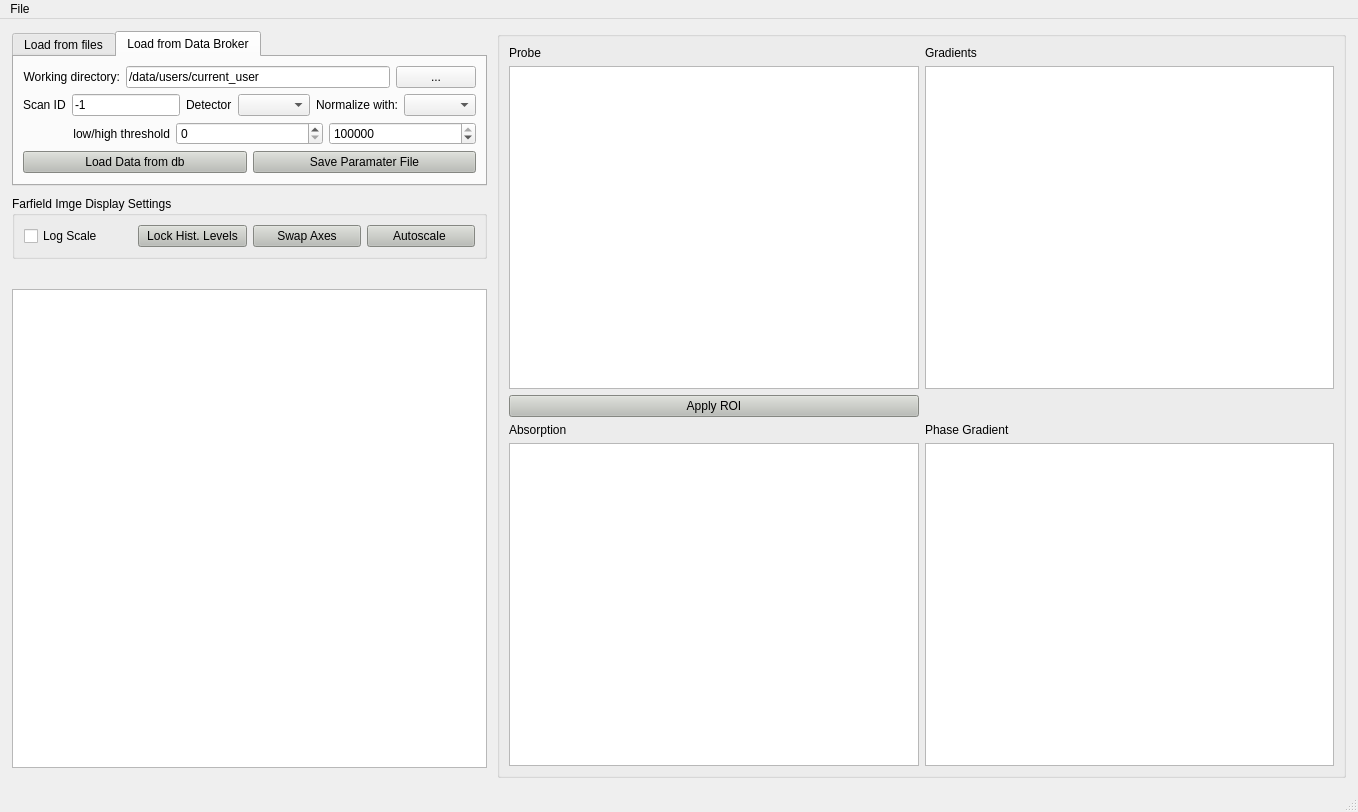
<?xml version="1.0" encoding="UTF-8"?>
<ui version="4.0">
 <class>MainWindow</class>
 <widget class="QMainWindow" name="MainWindow">
  <property name="geometry">
   <rect>
    <x>0</x>
    <y>0</y>
    <width>1358</width>
    <height>812</height>
   </rect>
  </property>
  <property name="windowTitle">
   <string>DPC2 GUI</string>
  </property>
  <widget class="QWidget" name="centralwidget">
   <layout class="QGridLayout" name="gridLayout_8">
    <property name="leftMargin">
     <number>12</number>
    </property>
    <property name="topMargin">
     <number>12</number>
    </property>
    <property name="rightMargin">
     <number>12</number>
    </property>
    <property name="bottomMargin">
     <number>12</number>
    </property>
    <property name="spacing">
     <number>10</number>
    </property>
    <item row="5" column="0">
     <widget class="QPlainTextEdit" name="pte_status">
      <property name="sizePolicy">
       <sizepolicy hsizetype="Preferred" vsizetype="MinimumExpanding">
        <horstretch>0</horstretch>
        <verstretch>0</verstretch>
       </sizepolicy>
      </property>
      <property name="readOnly">
       <bool>true</bool>
      </property>
     </widget>
    </item>
    <item row="1" column="0">
     <layout class="QGridLayout" name="gridLayout_2"/>
    </item>
    <item row="0" column="1" rowspan="7">
     <layout class="QGridLayout" name="gridLayout_10">
      <item row="0" column="0">
       <widget class="QGroupBox" name="groupBox">
        <property name="styleSheet">
         <string notr="true">color: rgb(0, 0, 0);</string>
        </property>
        <layout class="QGridLayout" name="gridLayout_6">
         <item row="2" column="0">
          <widget class="QPushButton" name="pb_show_mask">
           <property name="styleSheet">
            <string notr="true">background-color: rgb(186, 189, 182);</string>
           </property>
           <property name="text">
            <string>Apply ROI</string>
           </property>
          </widget>
         </item>
         <item row="4" column="0">
          <widget class="GraphicsLayoutWidget" name="diff_sum_plot_canvas">
           <property name="sizePolicy">
            <sizepolicy hsizetype="Expanding" vsizetype="Expanding">
             <horstretch>0</horstretch>
             <verstretch>0</verstretch>
            </sizepolicy>
           </property>
          </widget>
         </item>
         <item row="0" column="0">
          <widget class="QLabel" name="label_5">
           <property name="text">
            <string>Probe</string>
           </property>
          </widget>
         </item>
         <item row="4" column="1">
          <widget class="ImageView" name="diff_img_view_2">
           <property name="sizePolicy">
            <sizepolicy hsizetype="Expanding" vsizetype="MinimumExpanding">
             <horstretch>0</horstretch>
             <verstretch>0</verstretch>
            </sizepolicy>
           </property>
          </widget>
         </item>
         <item row="1" column="1">
          <widget class="GraphicsLayoutWidget" name="xrf_plot_canvas">
           <property name="sizePolicy">
            <sizepolicy hsizetype="Expanding" vsizetype="Expanding">
             <horstretch>0</horstretch>
             <verstretch>0</verstretch>
            </sizepolicy>
           </property>
          </widget>
         </item>
         <item row="3" column="0">
          <widget class="QLabel" name="label_8">
           <property name="text">
            <string>Absorption </string>
           </property>
          </widget>
         </item>
         <item row="3" column="1">
          <widget class="QLabel" name="label_9">
           <property name="text">
            <string>Phase Gradient </string>
           </property>
          </widget>
         </item>
         <item row="0" column="1">
          <widget class="QLabel" name="label_7">
           <property name="text">
            <string>Gradients</string>
           </property>
          </widget>
         </item>
         <item row="1" column="0">
          <widget class="ImageView" name="diff_img_view">
           <property name="sizePolicy">
            <sizepolicy hsizetype="Expanding" vsizetype="MinimumExpanding">
             <horstretch>0</horstretch>
             <verstretch>0</verstretch>
            </sizepolicy>
           </property>
          </widget>
         </item>
        </layout>
       </widget>
      </item>
     </layout>
    </item>
    <item row="2" column="0">
     <widget class="QGroupBox" name="groupBox">
      <property name="title">
       <string>Farfield Imge Display Settings </string>
      </property>
      <layout class="QHBoxLayout" name="horizontalLayout_2">
       <item>
        <widget class="QCheckBox" name="cb_diff_log_scale">
         <property name="text">
          <string>Log Scale</string>
         </property>
         <property name="checked">
          <bool>false</bool>
         </property>
        </widget>
       </item>
       <item>
        <widget class="QPushButton" name="pb_set_hist_levels_diff">
         <property name="sizePolicy">
          <sizepolicy hsizetype="Preferred" vsizetype="Fixed">
           <horstretch>0</horstretch>
           <verstretch>0</verstretch>
          </sizepolicy>
         </property>
         <property name="styleSheet">
          <string notr="true">background-color: rgb(186, 189, 182);</string>
         </property>
         <property name="text">
          <string>Lock Hist. Levels</string>
         </property>
        </widget>
       </item>
       <item>
        <widget class="QPushButton" name="pb_swap_diff_axes">
         <property name="styleSheet">
          <string notr="true">background-color: rgb(186, 189, 182);</string>
         </property>
         <property name="text">
          <string>Swap Axes</string>
         </property>
        </widget>
       </item>
       <item>
        <widget class="QPushButton" name="pb_auto_hist_levels_diff">
         <property name="sizePolicy">
          <sizepolicy hsizetype="Preferred" vsizetype="Fixed">
           <horstretch>0</horstretch>
           <verstretch>0</verstretch>
          </sizepolicy>
         </property>
         <property name="styleSheet">
          <string notr="true">background-color: rgb(186, 189, 182);</string>
         </property>
         <property name="text">
          <string>Autoscale </string>
         </property>
        </widget>
       </item>
      </layout>
     </widget>
    </item>
    <item row="0" column="0">
     <widget class="QTabWidget" name="tabWidget_2">
      <property name="sizePolicy">
       <sizepolicy hsizetype="Preferred" vsizetype="Preferred">
        <horstretch>0</horstretch>
        <verstretch>0</verstretch>
       </sizepolicy>
      </property>
      <property name="currentIndex">
       <number>1</number>
      </property>
      <widget class="QWidget" name="tabWidget_2Page1">
       <attribute name="title">
        <string>Load from files</string>
       </attribute>
       <layout class="QGridLayout" name="gridLayout_4">
        <item row="0" column="0">
         <widget class="QPushButton" name="pb_load_xrf">
          <property name="styleSheet">
           <string notr="true">background-color: rgb(186, 189, 182);</string>
          </property>
          <property name="text">
           <string>Load XRF Image</string>
          </property>
         </widget>
        </item>
        <item row="0" column="1">
         <widget class="QPushButton" name="pb_load_diff">
          <property name="styleSheet">
           <string notr="true">background-color: rgb(186, 189, 182);</string>
          </property>
          <property name="text">
           <string>Load Diff Stack</string>
          </property>
         </widget>
        </item>
       </layout>
      </widget>
      <widget class="QWidget" name="tab_2">
       <attribute name="title">
        <string>Load from Data Broker</string>
       </attribute>
       <layout class="QGridLayout" name="gridLayout_5">
        <item row="2" column="0" colspan="2">
         <layout class="QGridLayout" name="gridLayout_3">
          <item row="0" column="0">
           <widget class="QLabel" name="label_4">
            <property name="text">
             <string>low/high threshold</string>
            </property>
            <property name="alignment">
             <set>Qt::AlignRight|Qt::AlignTrailing|Qt::AlignVCenter</set>
            </property>
           </widget>
          </item>
          <item row="0" column="1">
           <widget class="QSpinBox" name="sb_low_threshold">
            <property name="sizePolicy">
             <sizepolicy hsizetype="Preferred" vsizetype="Fixed">
              <horstretch>0</horstretch>
              <verstretch>0</verstretch>
             </sizepolicy>
            </property>
            <property name="maximum">
             <number>1000000</number>
            </property>
           </widget>
          </item>
          <item row="0" column="2">
           <widget class="QSpinBox" name="sb_high_threshold">
            <property name="sizePolicy">
             <sizepolicy hsizetype="Preferred" vsizetype="Fixed">
              <horstretch>0</horstretch>
              <verstretch>0</verstretch>
             </sizepolicy>
            </property>
            <property name="minimum">
             <number>1</number>
            </property>
            <property name="maximum">
             <number>999999999</number>
            </property>
            <property name="singleStep">
             <number>1000</number>
            </property>
            <property name="stepType">
             <enum>QAbstractSpinBox::AdaptiveDecimalStepType</enum>
            </property>
            <property name="value">
             <number>1000000</number>
            </property>
           </widget>
          </item>
         </layout>
        </item>
        <item row="3" column="1">
         <widget class="QPushButton" name="pb_save_diff_db_params">
          <property name="styleSheet">
           <string notr="true">background-color: rgb(186, 189, 182);</string>
          </property>
          <property name="text">
           <string>Save Paramater File</string>
          </property>
         </widget>
        </item>
        <item row="1" column="0" colspan="2">
         <layout class="QGridLayout" name="gridLayout">
          <item row="2" column="0">
           <widget class="QLabel" name="label">
            <property name="text">
             <string>Scan ID</string>
            </property>
           </widget>
          </item>
          <item row="2" column="3">
           <widget class="QComboBox" name="cb_det_list"/>
          </item>
          <item row="2" column="1">
           <widget class="QLineEdit" name="le_sid">
            <property name="enabled">
             <bool>true</bool>
            </property>
            <property name="text">
             <string>-1</string>
            </property>
           </widget>
          </item>
          <item row="2" column="2">
           <widget class="QLabel" name="label_3">
            <property name="text">
             <string>Detector</string>
            </property>
           </widget>
          </item>
          <item row="2" column="5">
           <widget class="QComboBox" name="cb_norm_scalars"/>
          </item>
          <item row="2" column="4">
           <widget class="QLabel" name="label_6">
            <property name="text">
             <string>Normalize with:</string>
            </property>
            <property name="alignment">
             <set>Qt::AlignRight|Qt::AlignTrailing|Qt::AlignVCenter</set>
            </property>
           </widget>
          </item>
         </layout>
        </item>
        <item row="0" column="0" colspan="2">
         <layout class="QHBoxLayout" name="horizontalLayout_3">
          <item>
           <widget class="QLabel" name="label_2">
            <property name="sizePolicy">
             <sizepolicy hsizetype="Fixed" vsizetype="Preferred">
              <horstretch>0</horstretch>
              <verstretch>0</verstretch>
             </sizepolicy>
            </property>
            <property name="text">
             <string>Working directory:</string>
            </property>
            <property name="alignment">
             <set>Qt::AlignRight|Qt::AlignTrailing|Qt::AlignVCenter</set>
            </property>
           </widget>
          </item>
          <item>
           <widget class="QLineEdit" name="le_wd">
            <property name="text">
             <string>/data/users/current_user</string>
            </property>
           </widget>
          </item>
          <item>
           <widget class="QPushButton" name="pb_select_wd">
            <property name="sizePolicy">
             <sizepolicy hsizetype="Fixed" vsizetype="Fixed">
              <horstretch>0</horstretch>
              <verstretch>0</verstretch>
             </sizepolicy>
            </property>
            <property name="text">
             <string>...</string>
            </property>
           </widget>
          </item>
         </layout>
        </item>
        <item row="3" column="0">
         <widget class="QPushButton" name="pb_load_data_from_db">
          <property name="styleSheet">
           <string notr="true">background-color: rgb(186, 189, 182);</string>
          </property>
          <property name="text">
           <string>Load Data from db</string>
          </property>
         </widget>
        </item>
       </layout>
      </widget>
     </widget>
    </item>
   </layout>
  </widget>
  <widget class="QMenuBar" name="menubar">
   <property name="geometry">
    <rect>
     <x>0</x>
     <y>0</y>
     <width>1358</width>
     <height>30</height>
    </rect>
   </property>
   <widget class="QMenu" name="menuFile">
    <property name="title">
     <string>File</string>
    </property>
    <addaction name="actionImport_Mask"/>
    <addaction name="actionExport_mask_data"/>
    <addaction name="actionExport_Mask"/>
   </widget>
   <addaction name="menuFile"/>
  </widget>
  <widget class="QStatusBar" name="statusbar"/>
  <action name="actionExport_mask_data">
   <property name="text">
    <string>Export mask data</string>
   </property>
  </action>
  <action name="actionExport_Mask">
   <property name="text">
    <string>Export Mask</string>
   </property>
  </action>
  <action name="actionImport_Mask">
   <property name="text">
    <string>Import Mask</string>
   </property>
  </action>
 </widget>
 <customwidgets>
  <customwidget>
   <class>GraphicsLayoutWidget</class>
   <extends>QGraphicsView</extends>
   <header>pyqtgraph</header>
  </customwidget>
  <customwidget>
   <class>ImageView</class>
   <extends>QGraphicsView</extends>
   <header>pyqtgraph</header>
  </customwidget>
 </customwidgets>
 <resources/>
 <connections/>
</ui>
